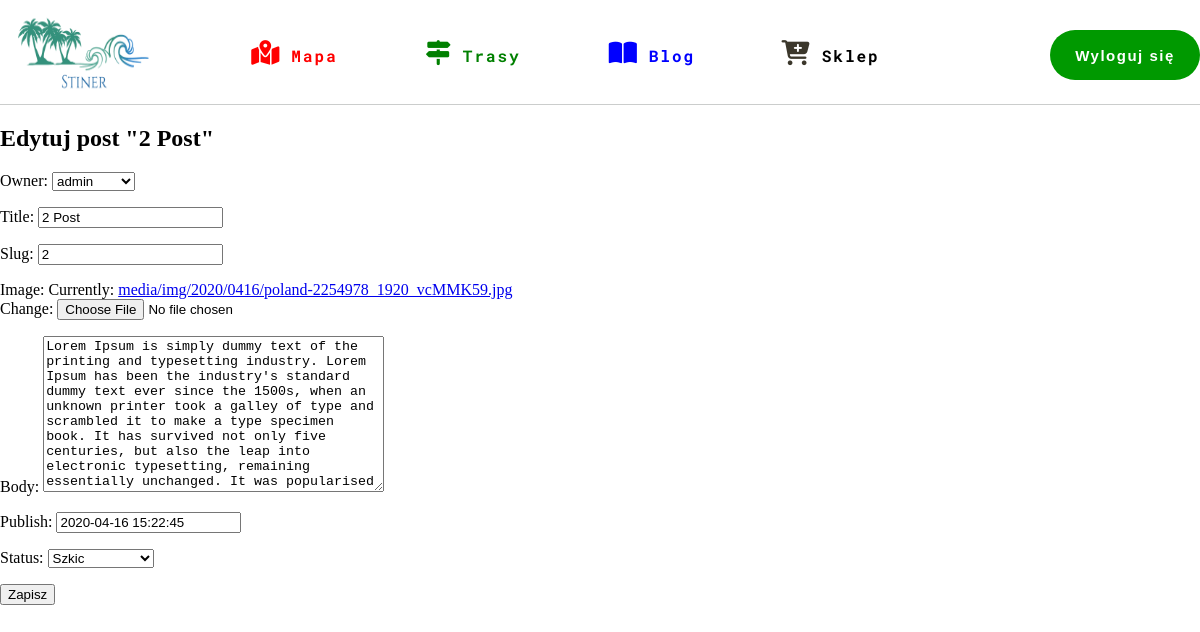
Page /blog/2/edit/ (signed in) on the earlier database version.
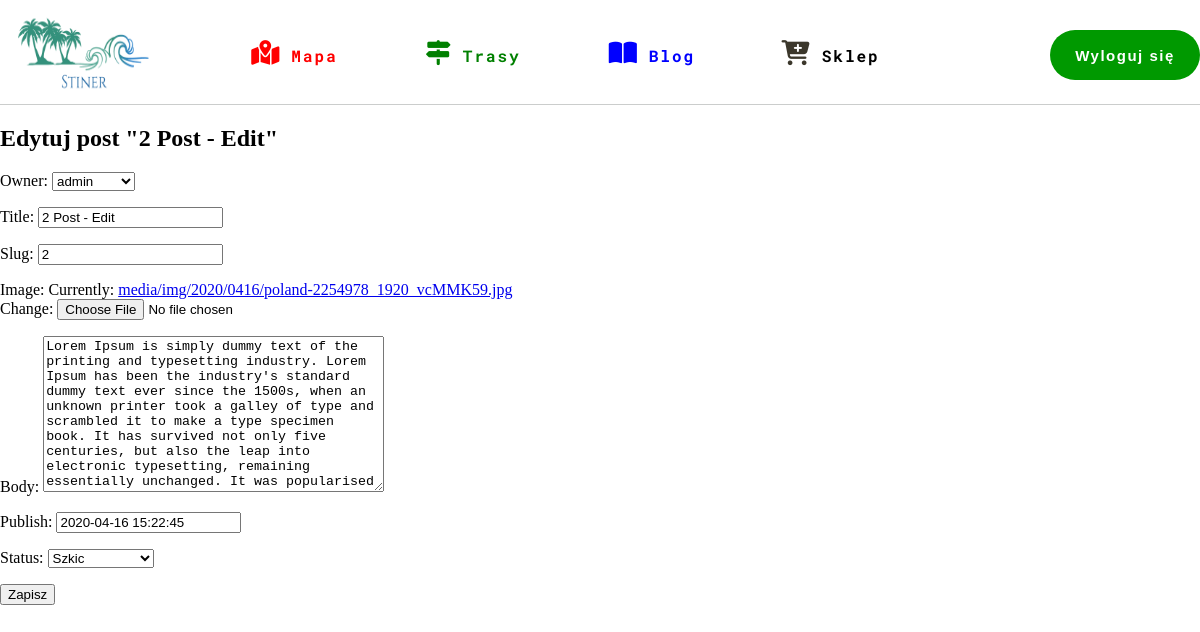
Same page on the later database version.
### blog/models.py (models this page shows, shortened)
class Post(models.Model):
    STATUT_CHOICES = (
        ('draft', 'Szkic'),
        ('published', 'Opublikowany'),
    )
    owner = models.ForeignKey(User, related_name='posts_created', on_delete=models.CASCADE)
    title = models.CharField(max_length=30)
    slug = models.SlugField(max_length=250)
    image = models.ImageField(upload_to='media/img/%Y/%m%d')
    body = models.TextField()
    publish = models.DateTimeField(default=timezone.now)
    created = models.DateTimeField(auto_now_add=True)
    status = models.CharField(max_length=10, choices=STATUT_CHOICES, default='draft')
    class Meta:
        ordering = ('-publish',)

### blog/views.py (the view)
# urls.py: path('<pk>/edit/',views.PostUpdateView.as_view() , name='post_edit'),
class PostUpdateView(PermissionRequiredMixin, OwnerPostEditMixin, UpdateView):
    template_name = 'blog/manage/posts/form.html'
    permission_required = 'blog.change_post'

### blog/views.py (called while the page is built)
    def get_queryset(self):
        qs = super(OwnerMixin, self).get_queryset()
        return qs.filter(owner=self.request.user)

### blog/templates/blog/manage/posts/form.html (shortened to what this page needs)
{% extends "base.html" %}
{% block content %}
    <h2>
        {% if object %}
            Edytuj post "{{object.title}}"
        {% else %}
            Nowy post
        {% endif %}
    </h2>
    <div class="form_post">
        <form action="." method="post" enctype="multipart/form-data">
            {{form.as_p}}
            <p><input type="submit" value="Zapisz"></p>
        </form>
    </div>
{% endblock %}

Differences in the rows shown:
changed Post "admin": title "2 Post" → "2 Post - Edit"
